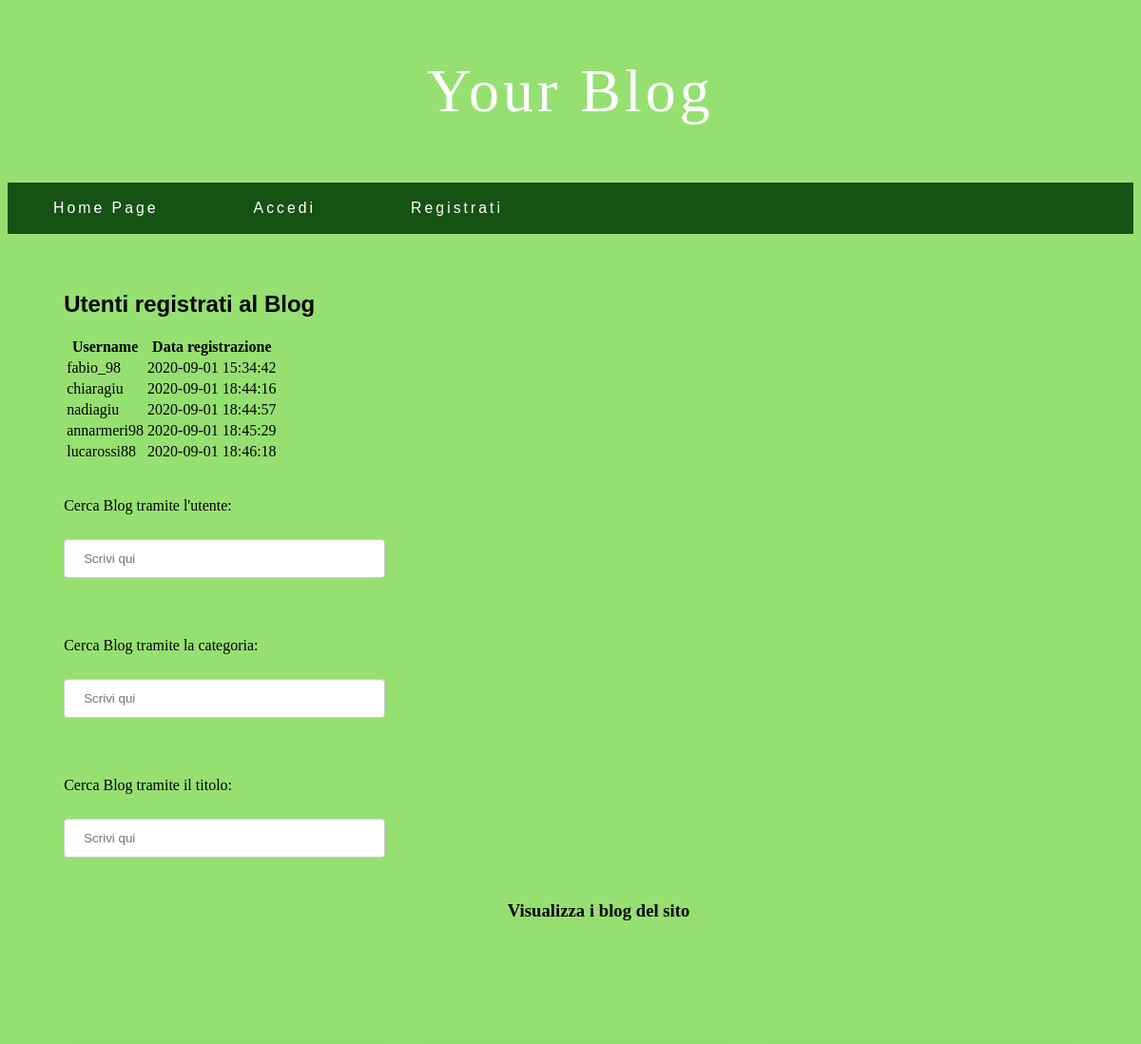
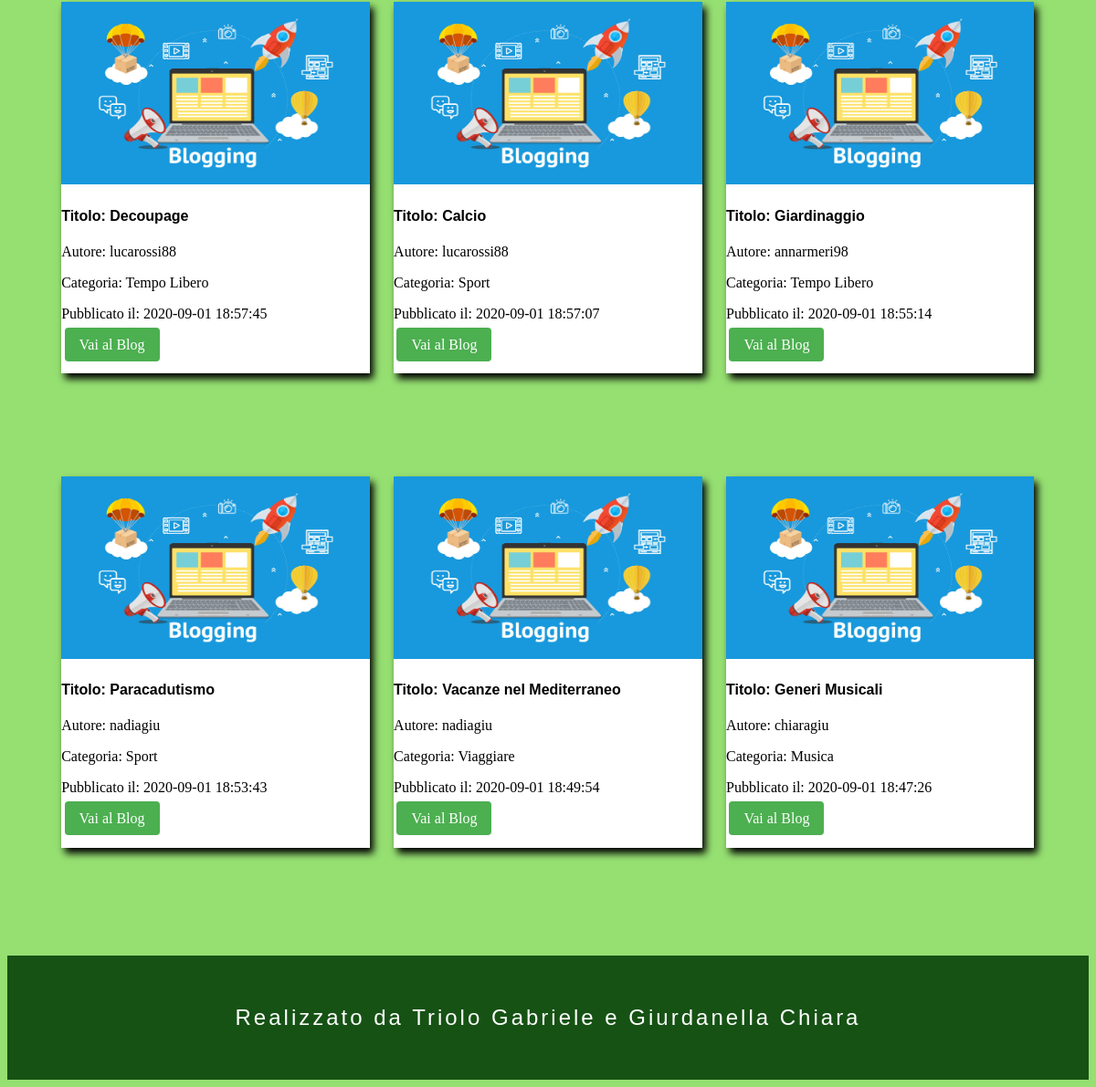
/YOURBLOG/index.php, run on the app's committed database (2 pictures, top to bottom).
### tables this page shows
CREATE TABLE `Utente` (
  `id_utente` int(11) NOT NULL,
  `username` varchar(50) NOT NULL,
  `password` char(60) NOT NULL,
  `nome` varchar(30) NOT NULL,
  `cognome` varchar(40) NOT NULL,
  `email` varchar(50) NOT NULL,
  `data_registrazione` datetime NOT NULL
);

CREATE TABLE `Blog` (
  `id_blog` int(11) NOT NULL,
  `titolo` varchar(40) NOT NULL,
  `descrizione` varchar(60) NOT NULL,
  `categoria` int(11) NOT NULL,
  `immagine` varchar(80) NOT NULL,
  `autore` int(11) NOT NULL,
  `data_blog` datetime NOT NULL
);

CREATE TABLE `Categoria` (
  `id_categoria` int(11) NOT NULL,
  `nomeC` varchar(80) NOT NULL
);

### YOURBLOG/index.php (the view, shortened to what this page needs)
<?php
	if (isset($_SESSION['id_utente'])) { $menu = 1; }
	else { $menu = 2; }
?>
<!DOCTYPE html>
<html lang = "it">
<head>
  <link rel="stylesheet" href="style_index.css">
</head>
<body>
	<div class ="container">
	<header>
		<?php include('header.php'); ?>
	</header>
	  <div class="form">
		<h2 class="text-center">Utenti registrati al Blog</h2>
			<?php
				require('connect.php');
				$query = "SELECT username, data_registrazione FROM Utente ORDER BY data_registrazione ASC ";
				$result = mysqli_query($mysqli, $query);
				if(mysqli_num_rows($result) > 0){
					echo '<table class="table table-striped">
							<tr>
								<th scope="col">Username</th>
								<th scope="col">Data registrazione</th>
							</tr>';
					while ($row = mysqli_fetch_array($result, MYSQLI_ASSOC)) {
						echo '<tr><td>' . $row['username'] . '</td><td>' . $row['data_registrazione'] . '</td></tr>';
					}
				echo '</table>';
				} else {
					echo '<p class="error">Nessun utente registrato al blog.</p>';
				}
			?>
      <br><br>
       <div>
        <span class="input-group-addon">Cerca Blog tramite l'utente:</span> <br><br>
        <input type="text" name="search_text2" id="search_text2" placeholder="Scrivi qui" class="form-control" />
      </div>
      <br />
    <br><br>
      <div>
        <span class="input-group-addon">Cerca Blog tramite la categoria:</span> <br><br>
        <input type="text" name="search_text1" id="search_text1" placeholder="Scrivi qui" class="form-control" />
      </div>
      <br />
		<br><br>
  		<div>
    		<span class="input-group-addon">Cerca Blog tramite il titolo:</span> <br><br>
    		<input type="text" name="search_text" id="search_text" placeholder="Scrivi qui" class="form-control" />
  		</div>
  		<br />
    <?php
      require('connect.php');
      $sql = "SELECT id_blog, autore, username,Categoria.nomeC, titolo, Blog.categoria, descrizione, data_blog, Blog.immagine
      FROM Blog, Utente, Categoria
      WHERE Blog.autore=Utente.id_utente and Blog.categoria = Categoria.id_categoria ORDER BY data_blog DESC LIMIT 10 ";
      $results = mysqli_query($mysqli, $sql);
      if(mysqli_num_rows($results)>0){
        echo'<h3 style="text-align:center;">Visualizza i blog del sito</h3>';
      while($row = mysqli_fetch_array($results, MYSQLI_ASSOC)) {
        echo '
        <div class="blogcontainer">
          <img class="imgBlog" src='.$row["immagine"].' width="50%" height="200">
          <h4 class="card-title">Titolo: '.$row["titolo"].'</h4>
          <p class="card-subtitle">Autore: '.$row["username"].'</a></p>
          <p class="card-subtitle mb-2 text-muted">Categoria: '.$row["nomeC"].'</p>
          <p class="card-subtitle mb-2 text-muted">Pubblicato il: '.$row["data_blog"].'</p>
          <a href="apertura_blog.php?id=' . $row["id_blog"].'" id = "leggi">Vai al Blog </a>';
        echo'</div>';
          }
    } else{
             echo "Nessun blog presente";
    }
    ?>
	</div>
	</div>
  <footer>
    <div id="footerlogin">
      <p>Realizzato da Triolo Gabriele e Giurdanella Chiara</p>
    </div>
  </footer>
</body>
</html>

### YOURBLOG/header.php (shortened to what this page needs)
<!DOCTYPE html>
<html lang="it">
<head>
</head>
<body>
		<h1 style="color:white">
			<?php
			if(!empty($_GET['nome'])) {
				$nome = filter_var( $_GET['nome'], FILTER_SANITIZE_STRING);
				echo $nome;
			}
			else { echo "Your Blog"; }
			?>
		</h1>
	<nav>
		<ul>
		<?php
		switch ($menu) {
		?>
		<?php
			case 2:
		?>
			<li> <a href='index.php?nome=Home Page'>Home Page</a></li>
			<li> <a href= 'login.php?nome=Login'>Accedi</a></li>
			<li> <a href= 'registrazione.php?nome=Registrazione'>Registrati</a></li>
		<?php
		break;
		}
		?>
		</ul>
	</nav>
</body>
</html>

### YOURBLOG/style_index.css (style rules this page uses)
body,html { background-color: #96E072; }
h1 { margin-top: 5%; margin-bottom: 5%; text-align: center; vertical-align: baseline; color: black; font-size: 4em; font-weight: normal; font-stretch: normal; letter-spacing: 4px; display: block; }
ul { list-style-type: none; margin: 0 auto; padding: 0; background-color: #165214; }
li { display: inline; position: relative; }
li a { display: inline-block; color: white; text-align: center; padding: 1.5vw 4vw; text-decoration: none; font-family: 'Montserrat', sans-serif; font-size: 99%; display: inline-block; letter-spacing: 0.25vw; }
h2 { font-family: 'Noto Sans TC', sans-serif; }
.form { margin-top:5%; margin-left: 5%; }
input[type=text],input[type=password] { width: 30%; padding: 12px 20px; margin: 8px 0; display: inline-block; border: 1px solid #ccc; border-radius: 4px; box-sizing: border-box; }
.blogcontainer { background-color: white; margin-top: 10%; padding-bottom: 2%; margin-right:2%; width: 30%; box-shadow: 4px 6px 8px 0 black; display:inline-block; }
.imgBlog { position: relative; margin-left:auto; margin-right:auto; width:100%; }
.card-title { font-family: 'Noto Sans TC', sans-serif; }
#leggi { width: 10%; background-color: #4CAF50; color: white; margin: 1%; padding: 10px 16px; border: none; border-radius: 4px; cursor: pointer; text-decoration: none; }
footer { background-color: #165214; font-family: 'Montserrat', sans-serif; font-size: 150%; color: white; margin-top: 10%; padding-top:30px; padding-bottom:30px; text-align: center; letter-spacing: 0.25vw; }

### data on the page
utente: username "fabio_98", data_registrazione "2020-09-01 15:34:42"
utente: username "chiaragiu", data_registrazione "2020-09-01 18:44:16"
utente: username "nadiagiu", data_registrazione "2020-09-01 18:44:57"
utente: username "annarmeri98", data_registrazione "2020-09-01 18:45:29"
utente: username "lucarossi88", data_registrazione "2020-09-01 18:46:18"
blog: immagine (placeholder picture), titolo "Decoupage", autore.username "lucarossi88", categoria.nomeC "Tempo Libero", data_blog "2020-09-01 18:57:45"
blog: immagine (placeholder picture), titolo "Calcio", autore.username "lucarossi88", categoria.nomeC "Sport", data_blog "2020-09-01 18:57:07"
blog: immagine (placeholder picture), titolo "Giardinaggio", autore.username "annarmeri98", categoria.nomeC "Tempo Libero", data_blog "2020-09-01 18:55:14"
blog: immagine (placeholder picture), titolo "Paracadutismo", autore.username "nadiagiu", categoria.nomeC "Sport", data_blog "2020-09-01 18:53:43"
blog: immagine (placeholder picture), titolo "Vacanze nel Mediterraneo", autore.username "nadiagiu", categoria.nomeC "Viaggiare", data_blog "2020-09-01 18:49:54"
blog: immagine (placeholder picture), titolo "Generi Musicali", autore.username "chiaragiu", categoria.nomeC "Musica", data_blog "2020-09-01 18:47:26"
